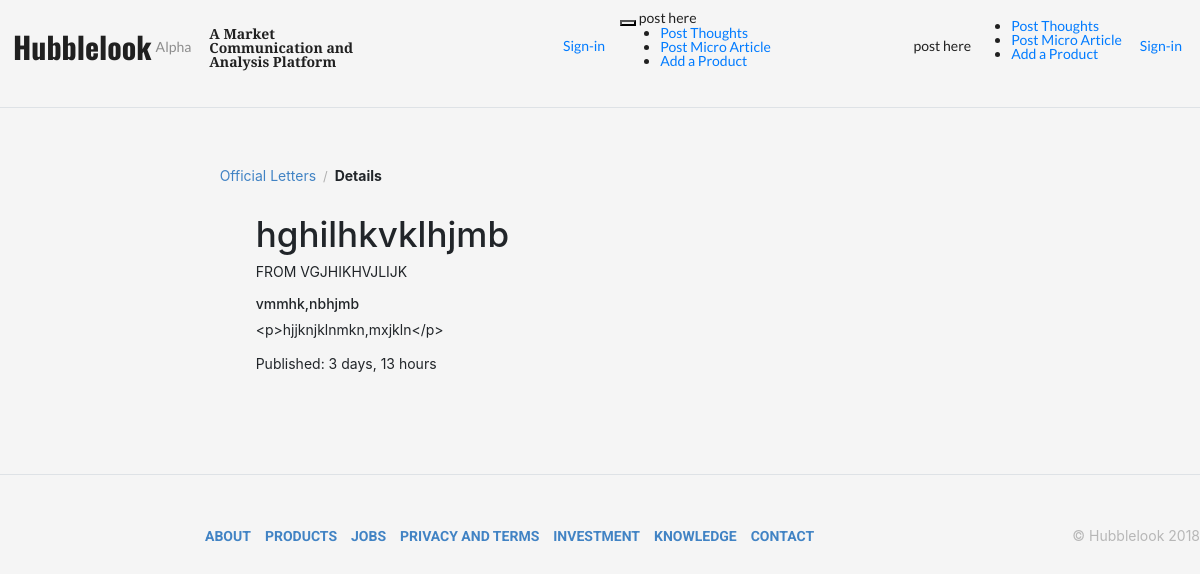
/profile/shohan/official_letter/details/9/hghilhkvklhjmb, run on the app's committed database.
### profiles/models.py (models this page shows, shortened)
class OfficalLetter(models.Model):
	title = models.CharField(max_length=1000, null=False, blank=False)
	slug = models.SlugField(max_length=1000, null=True, blank=True)
	to_whom = models.CharField(max_length=300, null=True, blank=True)
	letter = RichTextField()
	pub_time = models.DateTimeField('Publish time', auto_now=True)
	letter_from = models.CharField(max_length=500, null=True, blank=True)
	class Meta:
		ordering = ['-pub_time']

### profiles/views.py (the view)
# urls.py: path('<username>/official_letter/details/<int:id>/<slug:slug>', views.Offical_Letter_Detail_View, name='offical-letter-details-view'),
def Offical_Letter_Detail_View(request, id, slug, username):       #official letter details view
    letter = OfficalLetter.objects.get(id=id)
    context = {
    'letter': letter,
    }
    return render(request, 'official-letter-view.html', context)

### profiles/templates/official-letter-view.html (shortened to what this page needs)
{% extends 'base.html' %}
{% block body %}
	{% load humanize %}
	{% include 'sinppet/nav-bar.html' %}
	<div class="row border">
		<div class="col-2"></div>
		<div class="col-8">
		<div class="ui breadcrumb">
			<a href="{% url 'offical-letter-view' user.username %}" class="section">Official Letters</a>
			<div class="divider"> / </div>
			<div class="active section">Details</div>
		</div>
		<div class=" uk-background-muted uk-box-shadow-medium ">
			<div class="text-padding">
				<h1 class="uk-text-primary">  {{ letter.title }} </h1>
				<p>FROM <span class="uk-text-meta"> {{ letter.letter_from|upper }}</span> </p>
				<h6> {{ letter.to_whom }} </h6>
				<p> {{ letter.letter }} </p>
				<p class="uk-text-meta"> Published: {{ letter.pub_time|timesince }} </p>
			</div>
		</div>
	</div>
	<div class="col-2"></div>
</div>
{% include 'sinppet/footer.html' %}
{% endblock %}

### profiles/templates/official-letter-view.html (style rules this page uses)
body, html { background-color: #f5f5f5; }
.breadcrumb { background-color: transparent; }
.border { padding-top: 50px; padding-bottom: 50px; min-height: 100%; }
.text-padding { padding: 20px 20px 50px 50px; }

### data on the page
OfficalLetter: title "hghilhkvklhjmb", letter_from "VGJHIKHVJLIJK", to_whom "vmmhk,nbhjmb", letter "<p>hjjknjklnmkn,mxjkln</p>", pub_time "3 days, 13 hours"
